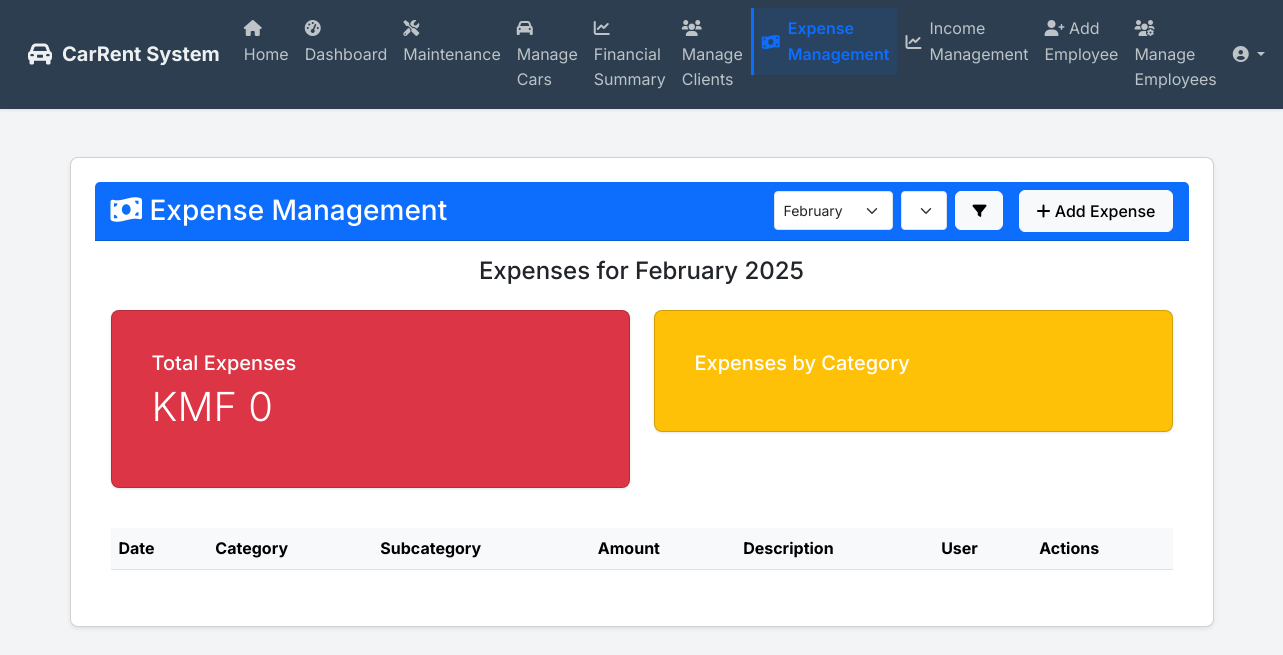
Page /expense_management (signed in) on the earlier database version.
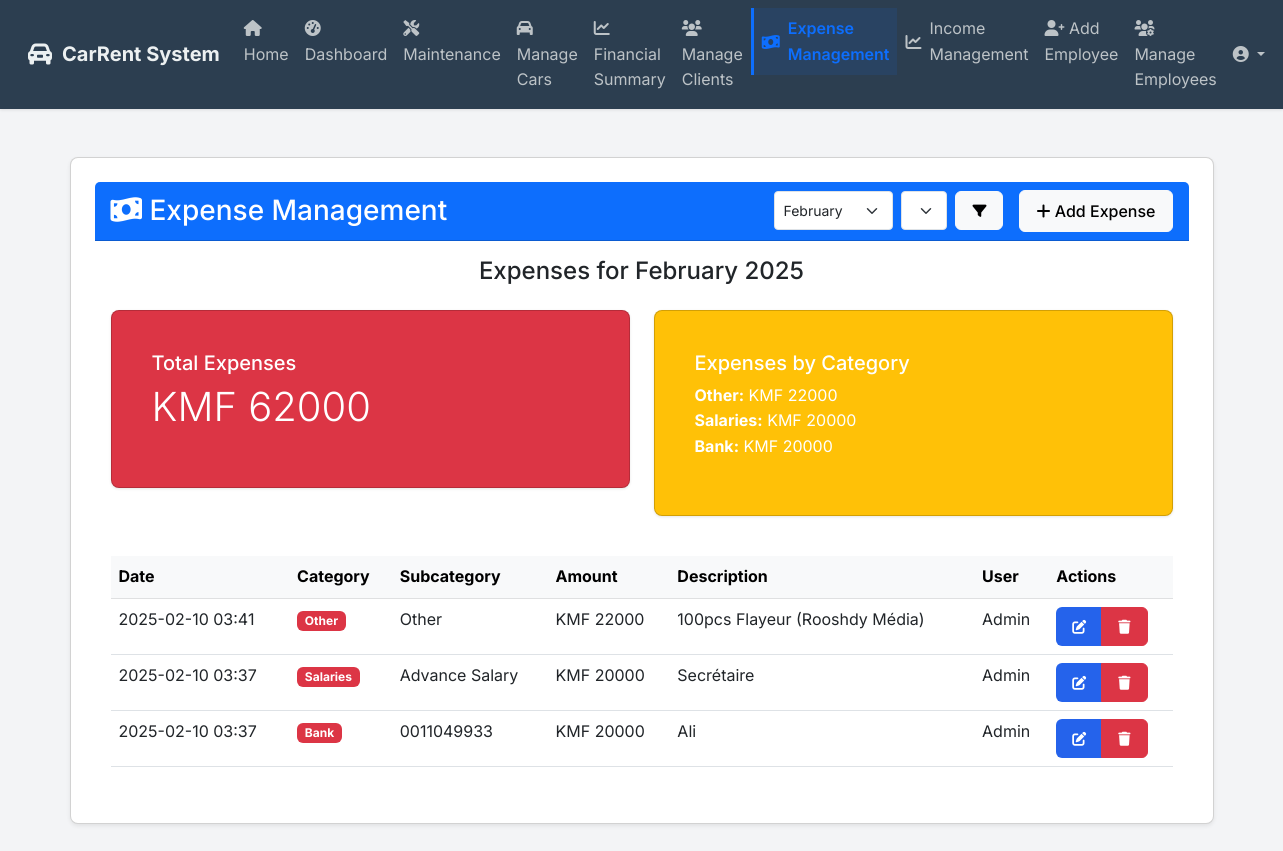
Same page on the later database version.
### app/models.py (models this page shows, shortened)
class Expense(db.Model):
    id = db.Column(db.Integer, primary_key=True)
    date = db.Column(db.DateTime, nullable=False, default=datetime.utcnow)
    amount = db.Column(db.Float, nullable=False)
    category = db.Column(db.String(50), nullable=False)  # e.g., 'Products', 'Bank', 'Salaries', 'Bills'
    subcategory = db.Column(db.String(100), nullable=False)  # e.g., 'Office Supplies', 'Electricity', 'Rent'
    description = db.Column(db.Text, nullable=True)
    user_id = db.Column(db.Integer, db.ForeignKey('user.id'), nullable=False)

class User(db.Model, UserMixin):
    id = db.Column(db.Integer, primary_key=True)
    email = db.Column(db.String(255), nullable=False)
    password = db.Column(db.String(255), nullable=False)
    name = db.Column(db.String(255), nullable=False)
    employee_id = db.Column(db.String(100), unique=True, nullable=False)
    is_admin = db.Column(db.Boolean, default=False)
    role = db.Column(db.String(50), nullable=False, default='employee')  # 'admin', 'manager', 'secretary'
    salary = db.Column(db.Float, nullable=True, default=0.0)  # Employee salary
    phone_number = db.Column(db.String(50), nullable=True)  # Employee phone number
    is_active = db.Column(db.Boolean, default=True)  # New column for active/inactive status
    bookings_created = db.relationship('Booking', backref='employee', lazy=True)
    user_expenses = db.relationship('Expense', backref='user', lazy=True)
    user_incomes = db.relationship('Income', backref='user_income', lazy=True)

### app/routes.py (the view)
@main.route('/expense_management', methods=['GET'])
@login_required
def expense_management():
    if not (current_user.is_admin or current_user.role == 'secretary'):
        flash('Access denied. Only administrators and secretaries can access expense management.', 'danger')
        return redirect(url_for('main.dashboard'))
    selected_month = request.args.get('month', datetime.now().month, type=int)
    selected_year = request.args.get('year', datetime.now().year, type=int)
    expenses = Expense.query.filter(
        extract('year', Expense.date) == selected_year,
        extract('month', Expense.date) == selected_month
    ).order_by(Expense.date.desc()).all()
    total_expenses = sum(expense.amount for expense in expenses)
    category_totals = {}
    for expense in expenses:
        category_totals[expense.category] = category_totals.get(expense.category, 0) + expense.amount
    context = {
        'expenses': expenses,
        'total_expenses': total_expenses,
        'category_totals': category_totals,
        'selected_month': selected_month,
        'selected_year': selected_year,
        'months': [
            (1, 'January'), (2, 'February'), (3, 'March'),
            (4, 'April'), (5, 'May'), (6, 'June'),
            (7, 'July'), (8, 'August'), (9, 'September'),
            (10, 'October'), (11, 'November'), (12, 'December')
        ]
    }
    return render_template('expense_management.html', **context)

### app/templates/expense_management.html (shortened to what this page needs)
{% extends "base.html" %}
{% block content %}
<div class="container-fluid py-4">
    <div class="row">
        <div class="col-12">
            <div class="card shadow-sm">
                <div class="card-header bg-primary text-white d-flex justify-content-between align-items-center">
                    <h3 class="mb-0"><i class="fas fa-money-bill-wave"></i> Expense Management</h3>
                    <div class="d-flex align-items-center">
                        <form id="monthFilterForm" class="d-flex me-3" method="get" action="{{ url_for('main.expense_management') }}">
                            <select name="month" class="form-select form-select-sm me-2" style="width: auto;">
                                {% for month_num, month_name in months %}
                                <option value="{{ month_num }}" {% if month_num == selected_month %}selected{% endif %}>
                                    {{ month_name }}
                                </option>
                                {% endfor %}
                            </select>
                            <select name="year" class="form-select form-select-sm me-2" style="width: auto;">
                            </select>
                            <button type="submit" class="btn btn-light btn-sm">
                                <i class="fas fa-filter"></i>
                            </button>
                        </form>
                        <button class="btn btn-light" onclick="openAddExpenseModal()">
                            <i class="fas fa-plus"></i> Add Expense
                        </button>
                    </div>
                </div>
                <div class="card-body">
                    <h4 class="mb-4 text-center">
                        Expenses for
                        {% for month_num, month_name in months %}
                            {% if month_num == selected_month %}
                                {{ month_name }} {{ selected_year }}
                            {% endif %}
                        {% endfor %}
                    </h4>
                    <div class="row mb-4">
                        <div class="col-md-6">
                            <div class="card bg-danger text-white">
                                <div class="card-body">
                                    <h5>Total Expenses</h5>
                                    <p class="display-6">KMF {{ "%.0f"|format(total_expenses) }}</p>
                                </div>
                            </div>
                        </div>
                        <div class="col-md-6">
                            <div class="card bg-warning text-white">
                                <div class="card-body">
                                    <h5>Expenses by Category</h5>
                                    <ul class="list-unstyled">
                                        {% for category, amount in category_totals.items() %}
                                        <li>
                                            <strong>{{ category }}:</strong>
                                            KMF {{ "%.0f"|format(amount) }}
                                        </li>
                                        {% endfor %}
                                    </ul>
                                </div>
                            </div>
                        </div>
                    </div>
                    <div class="table-responsive">
                        <table class="table table-hover">
                            <thead class="table-light">
                                <tr>
                                    <th>Date</th>
                                    <th>Category</th>
                                    <th>Subcategory</th>
                                    <th>Amount</th>
                                    <th>Description</th>
                                    <th>User</th>
                                    <th>Actions</th>
                                </tr>
                            </thead>
                            <tbody>
                                {% for expense in expenses %}
                                <tr>
                                    <td>{{ expense.date.strftime('%Y-%m-%d %H:%M') }}</td>
                                    <td>
                                        <span class="badge bg-danger">
                                            {{ expense.category }}
                                        </span>
                                    </td>
                                    <td>{{ expense.subcategory }}</td>
                                    <td>KMF {{ "%.0f"|format(expense.amount) }}</td>
                                    <td>{{ expense.description }}</td>
                                    <td>{{ expense.user.name }}</td>
                                    <td>
                                        <div class="btn-group" role="group">
                                            <button class="btn btn-sm btn-primary"
                                                    onclick="editExpense({{ expense.id }})">
                                                <i class="fas fa-edit"></i>
                                            </button>
                                            <button class="btn btn-sm btn-danger"
                                                    onclick="deleteExpense({{ expense.id }})">
                                                <i class="fas fa-trash"></i>
                                            </button>
                                        </div>
                                    </td>
                                </tr>
                                {% endfor %}
                            </tbody>
                        </table>
                    </div>
                </div>
            </div>
        </div>
    </div>
</div>
{% endblock %}

### app/templates/base.html (shortened to what this page needs)
<!DOCTYPE html>
<html lang="en">
<head>
    <link href="https://cdn.jsdelivr.net/npm/bootstrap@5.3.0/dist/css/bootstrap.min.css" rel="stylesheet">
    <link rel="stylesheet" href="{{ url_for('static', filename='css/style.css') }}">
    <link rel="stylesheet" href="https://cdnjs.cloudflare.com/ajax/libs/font-awesome/6.0.0/css/all.min.css">
</head>
<body>
    <nav class="navbar navbar-expand-lg navbar-custom">
        <div class="container-fluid">
            <a class="navbar-brand" href="{{ url_for('main.home') }}">
                <i class="fas fa-car-alt"></i> CarRent System
            </a>
            <div class="collapse navbar-collapse" id="mainNavbar">
                <ul class="navbar-nav me-auto mb-2 mb-lg-0">
                    {% if current_user.is_authenticated %}
                        {% if current_user.role == 'agency' %}
                            <li class="nav-item">
                                <a class="nav-link {% if request.endpoint == 'main.home' %}active{% endif %}" href="{{ url_for('main.home') }}">
                                    <i class="fas fa-home"></i> Home
                                </a>
                            </li>
                        {% else %}
                            <li class="nav-item">
                                <a class="nav-link {% if request.endpoint == 'main.home' %}active{% endif %}" href="{{ url_for('main.home') }}">
                                    <i class="fas fa-home"></i> Home
                                </a>
                            </li>
                            <li class="nav-item">
                                <a class="nav-link {% if request.endpoint == 'main.dashboard' %}active{% endif %}" href="{{ url_for('main.dashboard') }}">
                                    <i class="fas fa-tachometer-alt"></i> Dashboard
                                </a>
                            </li>
                            <li class="nav-item">
                                <a class="nav-link {% if request.endpoint == 'main.maintenance' %}active{% endif %}" href="{{ url_for('main.maintenance') }}">
                                    <i class="fas fa-tools"></i> Maintenance
                                </a>
                            </li>
                            {% if current_user.is_authenticated %}
                                {% if current_user.is_admin or current_user.role == 'manager' %}
                                    <li class="nav-item">
                                        <a class="nav-link {% if request.endpoint == 'main.manage_cars' %}active{% endif %}" href="{{ url_for('main.manage_cars') }}">
                                            <i class="fas fa-car"></i> Manage Cars
                                        </a>
                                    </li>
                                    <li class="nav-item">
                                        <a class="nav-link {% if request.endpoint == 'main.financial_summary' %}active{% endif %}" href="{{ url_for('main.financial_summary') }}">
                                            <i class="fas fa-chart-line"></i> Financial Summary
                                        </a>
                                    </li>
                                {% endif %}
                                {% if current_user.is_authenticated and (current_user.is_admin or current_user.role in ['manager', 'secretary']) %}
                                    <li class="nav-item">
                                        <a class="nav-link {{ 'active' if request.endpoint == 'main.manage_clients' }}" href="{{ url_for('main.manage_clients') }}">
                                            <i class="fas fa-users"></i>
                                            <span>Manage Clients</span>
                                        </a>
                                    </li>
                                {% endif %}
                                {% if current_user.is_admin or current_user.role == 'secretary' %}
                                    <li class="nav-item">
                                        <a class="nav-link {% if request.endpoint == 'main.expense_management' %}active{% endif %}" href="{{ url_for('main.expense_management') }}">
                                            <div class="d-flex align-items-center">
                                                <i class="fas fa-money-bill-wave me-2"></i>
                                                Expense Management
                                            </div>
                                        </a>
                                    </li>
                                    <li class="nav-item">
                                        <a class="nav-link {% if request.endpoint == 'main.view_income_management' %}active{% endif %}" href="{{ url_for('main.view_income_management') }}">
                                            <div class="d-flex align-items-center">
                                                <i class="fas fa-chart-line me-2"></i>
                                                Income Management
                                            </div>
                                        </a>
                                    </li>
                                {% endif %}
                                {% if current_user.is_admin %}
                                    <li class="nav-item">
                                        <a class="nav-link {% if request.endpoint == 'main.add_employee' %}active{% endif %}" href="{{ url_for('main.add_employee') }}">
                                            <i class="fas fa-user-plus"></i> Add Employee
                                        </a>
                                    </li>
                                    <li class="nav-item">
                                        <a class="nav-link {% if request.endpoint == 'main.manage_employees' %}active{% endif %}" href="{{ url_for('main.manage_employees') }}">
                                            <i class="fas fa-users-cog"></i> Manage Employees
                                        </a>
                                    </li>
                                {% endif %}
                            {% endif %}
                        {% endif %}
                    {% endif %}
                </ul>
                <ul class="navbar-nav">
                    {% if current_user.is_authenticated %}
                        <li class="nav-item dropdown">
                            <a class="nav-link dropdown-toggle" href="#" role="button"
                               data-bs-toggle="dropdown">
                                <i class="fas fa-user-circle"></i> {{ current_user.username }}
                            </a>
                        </li>
                    {% else %}
                        <li class="nav-item">
                            <a class="nav-link" href="{{ url_for('auth.login') }}">
                                <i class="fas fa-sign-in-alt"></i> Login
                            </a>
                        </li>
                    {% endif %}
                </ul>
            </div>
        </div>
    </nav>
    <main class="container mt-4">
        {% block content %}{% endblock %}
    </main>
</body>
</html>

Differences in the rows shown:
added Expense: category "Other", amount "22000", date "2025-02-10 03:41", subcategory "Other", description "100pcs Flayeur (Rooshdy Média)", user.name "Admin"
added Expense: category "Salaries", amount "20000", date "2025-02-10 03:37", subcategory "Advance Salary", description "Secrétaire", user.name "Admin"
added Expense: category "Bank", amount "20000", date "2025-02-10 03:37", subcategory "0011049933", description "Ali", user.name "Admin"
Other differences:
{{ "%.0f"|format(total_expenses) }}: "0" → "62000"
